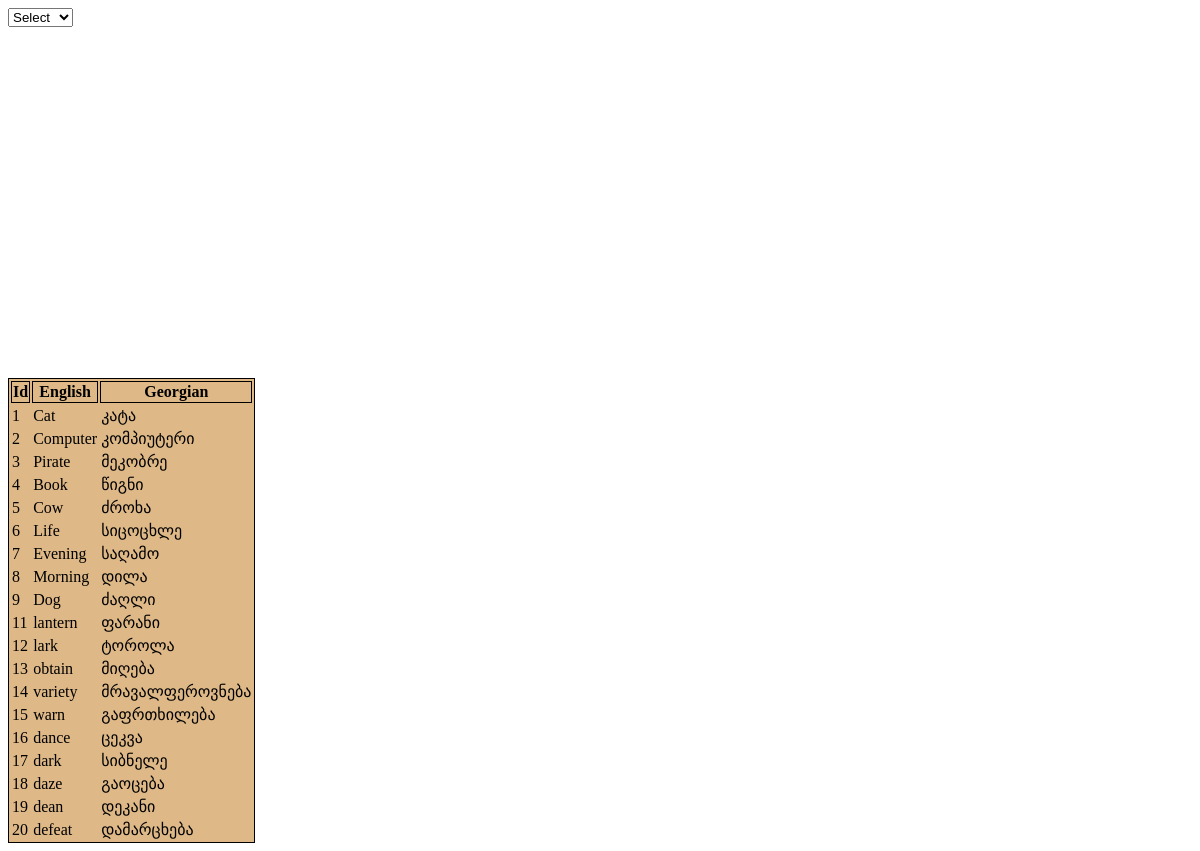
Page /Dictionary.php on the committed database.
### tables this page shows
CREATE TABLE `dictionary` (
  `Id` int(11) NOT NULL,
  `English` varchar(100) NOT NULL,
  `Georgian` varchar(100) NOT NULL
);

### PHP/DB.php (called while the page is built)
<?php
class Db{
    function connection(){
        $servername = "localhost";
        $username = "root";
        $password = "";
        $dbname = "homework1";
        try {
            $conn = new PDO("mysql:host=$servername;dbname=$dbname", $username, $password);
            $conn->setAttribute(PDO::ATTR_ERRMODE, PDO::ERRMODE_EXCEPTION);
            return $conn;
            }
        catch(PDOException $e){
            echo $e->getMessage();
            }
    }
}
?>

### PHP/Dictionary.php (called while the page is built, shortened)
<?php
include "DB.php";
class Dictionary{
    public $conn;
    function __construct(){
        $db = new Db();
        $this->conn = $db->connection();
        }
    function SelectAll(){
        $stmt = $this->conn->prepare("SELECT * FROM dictionary");
        $stmt->execute();
        $data = $stmt->fetchAll();
        return $data;
    }
}
?>

### HTML/Dictionary.php (the view, shortened to what this page needs)
<!DOCTYPE html>
<html lang="en">
<head>
    <?php
      include '../PHP/Dictionary.php';
      $Dict = new Dictionary();
    ?>
    <link rel="stylesheet" type="text/css" href="../Css/Dictionary.css">
</head>
<body>
<form action="../PHP/Dictionary.php" method="post">
  <div class="container">
    <select id="Select_Choice" onchange="genderSelectHandler()">
      <option value="Select">Select</option>
    </select>
    <br>
    <br>
  </div>
  <br>
  <br>
  <div class="Table">
      <table style='border: solid 1px black;'>
      <tr>
          <th>Id</th>
          <th>English</th>
          <th>Georgian</th>
        </tr>
        <?php
          $rows = $Dict->SelectAll();
          foreach($rows as $row) {
            echo "<tr>";
            echo "<td>".$row['Id']."</td>";
            echo "<td>".$row['English']."</td>";
            echo "<td>".$row['Georgian']."</td>";
            echo "</tr>";
          }
        ?>
      </table>
  </div>
</form>
</body>
</html>

### CSS/Dictionary.css (style rules this page uses)
table { border: 1px solid black; background-color: burlywood; }
th { border: 1px solid black; }

### rows in the picture
dictionary: Id "1", English "Cat", Georgian "კატა"
dictionary: Id "2", English "Computer", Georgian "კომპიუტერი"
dictionary: Id "3", English "Pirate", Georgian "მეკობრე"
dictionary: Id "4", English "Book", Georgian "წიგნი"
dictionary: Id "5", English "Cow", Georgian "ძროხა"
dictionary: Id "6", English "Life", Georgian "სიცოცხლე"
dictionary: Id "7", English "Evening", Georgian "საღამო"
dictionary: Id "8", English "Morning", Georgian "დილა"
dictionary: Id "9", English "Dog", Georgian "ძაღლი"
dictionary: Id "11", English "lantern", Georgian "ფარანი"
dictionary: Id "12", English "lark", Georgian "ტოროლა"
dictionary: Id "13", English "obtain", Georgian "მიღება"
dictionary: Id "14", English "variety", Georgian "მრავალფეროვნება"
dictionary: Id "15", English "warn", Georgian "გაფრთხილება"
dictionary: Id "16", English "dance", Georgian "ცეკვა"
dictionary: Id "17", English "dark", Georgian "სიბნელე"
dictionary: Id "18", English "daze", Georgian "გაოცება"
dictionary: Id "19", English "dean", Georgian "დეკანი"
dictionary: Id "20", English "defeat", Georgian "დამარცხება"
